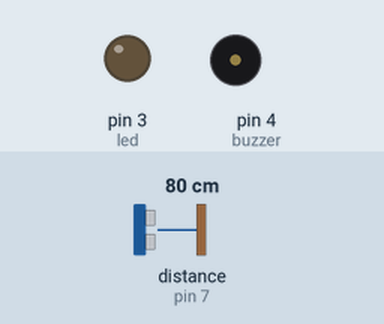
Recording of a sketch running on a simulated Arduino Uno, built with avr-gcc and run on an emulated ATmega328P. On the bench: output pins drawn as LEDs (lit = HIGH), buzzer (waves = sounding). Wiring (inferred from the names in the program): ultrasonic range finder: trigger pin 8; echo pin 7. Inputs (shaded band) come from the test bench; at power-on: distance to the obstacle (sensor on pin 7) 80 cm. The echo pulse lasts 58.3 µs per cm; pins used as bus, display or sensor lines are not drawn.

Above: at 1.2 s.
1.3 s: distance to the obstacle (sensor on pin 7) set to 12 cm
2.8 s: distance to the obstacle (sensor on pin 7) set to 9 cm
At 3.7 s:
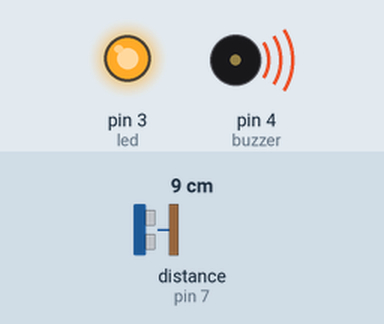
4.3 s: distance to the obstacle (sensor on pin 7) set to 18 cm
At 5.3 s:
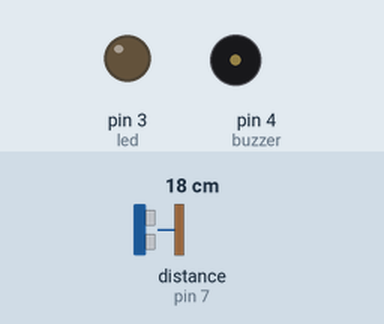
5.8 s: distance to the obstacle (sensor on pin 7) set to 2 cm
At 7.3 s:
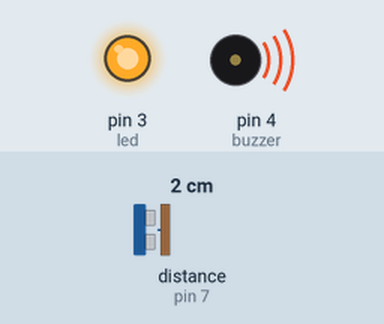
Timing chart, 0 to 8.3 s (numbered marks = the images above; inputs shaded):
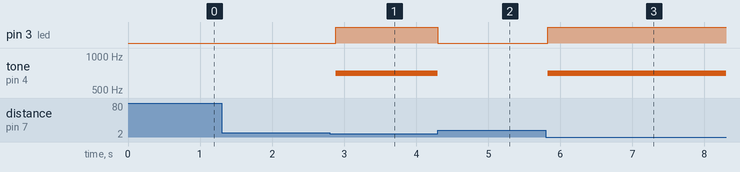

The sketch:

led_buzzer_sensor_ultrassonico.ino
```cpp
//JULIOBRAUN DESENVOLVIMENTO IOT
//LED E BUZZER SENSOR ULTRASSONICO HC-SR04

// Definir os números dos pinos
const int trigger = 8;
const int eco = 7;
const int buzzer = 4;
const int led = 3;

// Definir as variáveis
long duracao;
float dist;

void setup() {
 pinMode(trigger, OUTPUT); // Configura o pino trigger como saída
 pinMode(eco, INPUT); // Configura o pino eco como entrada.
 pinMode(buzzer, OUTPUT); // Configura o pino de acionamento do buzzer
 pinMode(led, OUTPUT); // Configura o pino de acionamento do LED
 digitalWrite(led, LOW); // Desliga LED ao iniciar a placa.
 digitalWrite(buzzer, LOW); // Desliga buzzer ao iniciar a placa.
}

void loop() {
 // Limpa o trigger
 digitalWrite(trigger, LOW);
 delayMicroseconds(5);

 // Configurar o trigger para nível alto para transmissão de sinais
 digitalWrite(trigger, HIGH);
 delayMicroseconds(10); // tempo para envio do sinal
 digitalWrite(trigger, LOW);

 // Inicia contagem de tempo e lê o pino de eco
 duracao = pulseIn(eco, HIGH);

 // Calcular a distância
 dist = duracao * 0.034 / 2;

 // Acionar buzzer e LED se objeto detectado estiver a menos de 10cm do sensor:
 if (dist <= 10) {
   tone(buzzer, 700);
   digitalWrite(led, HIGH);
 }
 else {
   noTone(buzzer);
   digitalWrite(led, LOW);
 }
 // Aguardar 100ms antes da próxima leitura para evitar interferência
 delay(100);
}
```

Measured:
- the behaviour switches between 11 and 10 cm on distance to the obstacle (sensor on pin 7) (found by bisection; images 0 and 1)
- after the input at 1.3 s, every drawn part: stays the same
- after the input at 2.8 s, pin 3 (led): LOW → HIGH after 0.09 s; tone on pin 4 (buzzer): silent → 700 Hz after 0.09 s
- after the input at 4.3 s, pin 3 (led): HIGH → LOW at once; tone on pin 4 (buzzer): 700 Hz → silent at once
- after the input at 5.8 s, pin 3 (led): LOW → HIGH at once; tone on pin 4 (buzzer): silent → 700 Hz at once
